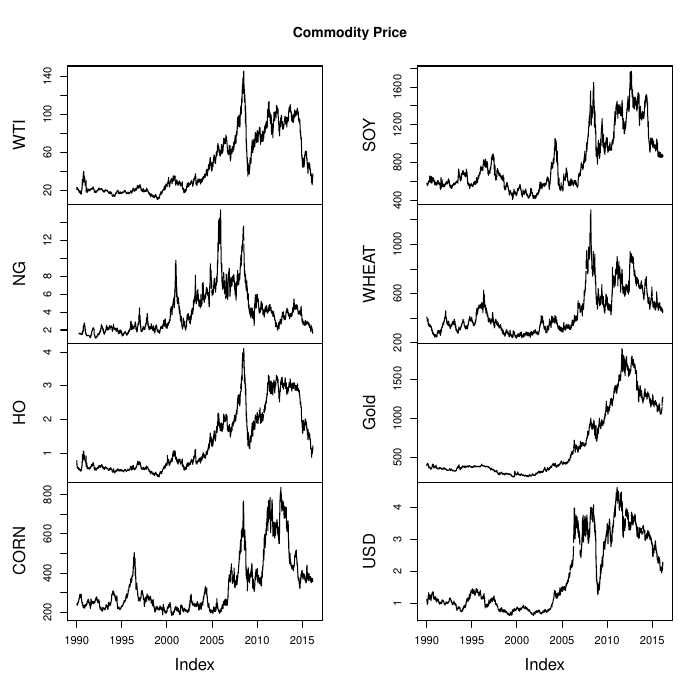

The script that saved this image:
source("real_exchange_rate.R")
source("join.zoo.R")
source("signal_process.R")
source("backtest.R")
sdate = "1990-01-01"
edate = "2016-03-07"

pdf("value_commodities.pdf")
par(xpd=TRUE)

#Currencies
commodity_list = c("WTI","NG","HO","CORN","SOY","WHEAT","Gold","USD")
commodities <- merge(CME_wti$Close,CME_NG$Close,CME_HO$Close,CME_C$Close,CME_S$Close,CME_W$Close,CME_GC$Close,CME_HG$Close)
colnames(commodities) <- commodity_list

plot.zoo(commodities, plot.type = "multiple", main = "Commodity Price")
plot.zoo(commodities, plot.type = "single", col = c("red", "blue", "green", "yellow", "purple", "pink", "black"), main = "Commodity Price")

commodities_lag <- lag(commodities,1261)
commodity_value_raw <- commodities/commodities_lag
commodity_value_raw <- commodity_value_raw[1261:dim(commodity_value_raw)[1],]
plot.zoo(commodity_value_raw, plot.type = "multiple", main = "Raw Signal")
plot.zoo(commodity_value_raw, plot.type = "single", col = c("red", "blue", "green", "yellow", "purple", "pink", "black","brown"), main = "Raw Signal")
legend("topright", inset=c(-0.03,0), legend=commodity_list, lty = 1, col = mycols,cex=0.6)

commodity_returns <- diff(log(commodities))
commodity_value_processed <- signal_process(commodity_value_raw,commodity_returns)
plot.zoo(commodity_value_processed, plot.type = "multiple", main = "Processed Signal")
plot.zoo(commodity_value_processed, plot.type = "single", col = c("red", "blue", "green", "yellow", "purple", "pink", "black","brown"), main = "Processed Signal")
legend("topright", inset=c(-0.03,0), legend=commodity_list, lty = 1, col = mycols,cex=0.6)

commodity_value_res <- backtest(as.zoo(commodity_value_processed), commodity_returns)
plot.zoo(commodity_value_res$pnl, main = "Value Commodity Performance")
barplot(commodity_value_res$leadLag, main = "Value Commodity Lead Lag Analysis")

dev.off()

